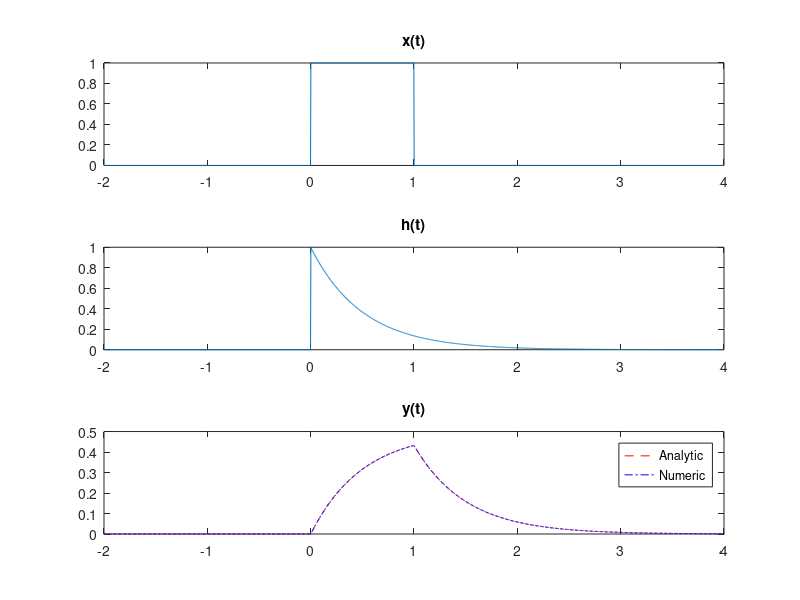

MATLAB code for this plot:
% EE3032 - W3D1 convolution example - Dr. Durant - 2017-09-13

N = 2000; % number of points to calculate at
t = linspace(-2,4,N);

x = zeros(size(t));
x(t>0 & t<1) = 1; % shortcut to u(t)-u(t-1)

h = exp(-2*t) .* (t>0); % shortcut to .* u(t)

% Hand-calculated result from class
y = NaN(size(t)); % safe initialization; avoid accidental 0s
y(t<=0) = 0;

idx = (0<t) & (t<1); % indexes into t&y arrays where t is in range
y(idx) = (1-exp(-2*t(idx)))/2; % piecewise integral derived in class

idx = t>=1;
y(idx) = (exp(-2*t(idx)+2)-exp(-2*t(idx)))/2;

% Numeric integration result using Riemann sums
dt = t(2)-t(1);
y2 = conv(x,h) * dt; % equivalently conv(h,x); DIGITAL convolution here
t2 = linspace(-4,8,N*2-1); % 2x original domain support, match sampled points

figure % Use a 3x1 grid with subplots 1..3
subplot(3,1,1),plot(t,x),title('x(t)')
subplot(3,1,2),plot(t,h),title('h(t)')
subplot(3,1,3),plot(t,y,'r--',t2,y2,'b-.'),title('y(t)'),legend('Analytic','Numeric'),xlim([-2 4]) % match x domain to other plots

